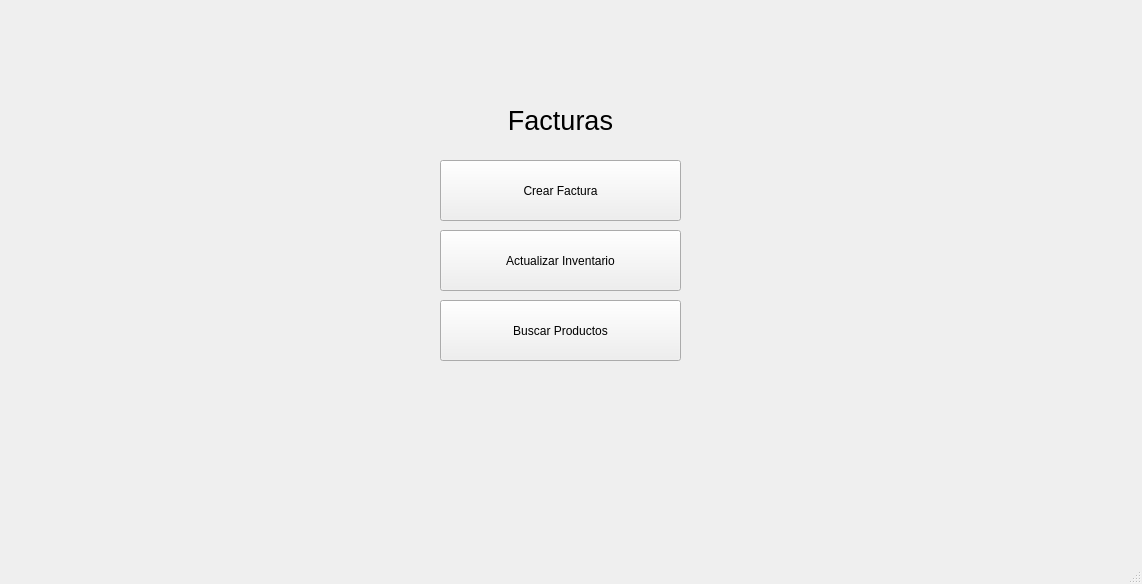
<?xml version="1.0" encoding="UTF-8"?>
<ui version="4.0">
 <class>MainWindow</class>
 <widget class="QMainWindow" name="MainWindow">
  <property name="geometry">
   <rect>
    <x>0</x>
    <y>0</y>
    <width>1142</width>
    <height>584</height>
   </rect>
  </property>
  <property name="windowTitle">
   <string>MainWindow</string>
  </property>
  <widget class="QWidget" name="centralwidget">
   <widget class="QStackedWidget" name="stackedWidget">
    <property name="geometry">
     <rect>
      <x>0</x>
      <y>0</y>
      <width>1141</width>
      <height>561</height>
     </rect>
    </property>
    <property name="currentIndex">
     <number>0</number>
    </property>
    <widget class="QWidget" name="main">
     <widget class="QLabel" name="label_title">
      <property name="geometry">
       <rect>
        <x>440</x>
        <y>90</y>
        <width>241</width>
        <height>61</height>
       </rect>
      </property>
      <property name="text">
       <string>&lt;!DOCTYPE HTML PUBLIC &quot;-//W3C//DTD HTML 4.0//EN&quot; &quot;http://www.w3.org/TR/REC-html40/strict.dtd&quot;&gt;
&lt;html&gt;&lt;head&gt;&lt;meta name=&quot;qrichtext&quot; content=&quot;1&quot; /&gt;&lt;style type=&quot;text/css&quot;&gt;
p, li { white-space: pre-wrap; }
&lt;/style&gt;&lt;/head&gt;&lt;body style=&quot; font-family:'Ubuntu Sans'; font-size:11pt; font-weight:400; font-style:normal;&quot;&gt;
&lt;p align=&quot;center&quot; style=&quot; margin-top:0px; margin-bottom:0px; margin-left:0px; margin-right:0px; -qt-block-indent:0; text-indent:0px;&quot;&gt;&lt;span style=&quot; font-size:20pt;&quot;&gt;Facturas&lt;/span&gt;&lt;/p&gt;&lt;/body&gt;&lt;/html&gt;</string>
      </property>
     </widget>
     <widget class="QLabel" name="background">
      <property name="geometry">
       <rect>
        <x>-10</x>
        <y>-30</y>
        <width>1161</width>
        <height>581</height>
       </rect>
      </property>
      <property name="text">
       <string>&lt;html&gt;&lt;head/&gt;&lt;body&gt;&lt;p&gt;&lt;img src=&quot;:/back/images/v960-ning-31.jpg&quot;/&gt;&lt;/p&gt;&lt;/body&gt;&lt;/html&gt;</string>
      </property>
     </widget>
     <widget class="QPushButton" name="button_newBill">
      <property name="geometry">
       <rect>
        <x>440</x>
        <y>160</y>
        <width>241</width>
        <height>61</height>
       </rect>
      </property>
      <property name="text">
       <string>Crear Factura</string>
      </property>
     </widget>
     <widget class="QPushButton" name="button_updateStock">
      <property name="geometry">
       <rect>
        <x>440</x>
        <y>230</y>
        <width>241</width>
        <height>61</height>
       </rect>
      </property>
      <property name="text">
       <string>Actualizar Inventario</string>
      </property>
     </widget>
     <widget class="QPushButton" name="button_searchItems">
      <property name="geometry">
       <rect>
        <x>440</x>
        <y>300</y>
        <width>241</width>
        <height>61</height>
       </rect>
      </property>
      <property name="text">
       <string>Buscar Productos</string>
      </property>
     </widget>
     <zorder>background</zorder>
     <zorder>label_title</zorder>
     <zorder>button_updateStock</zorder>
     <zorder>button_newBill</zorder>
     <zorder>button_searchItems</zorder>
    </widget>
    <widget class="QWidget" name="bills">
     <widget class="QLabel" name="background2">
      <property name="geometry">
       <rect>
        <x>0</x>
        <y>0</y>
        <width>1141</width>
        <height>541</height>
       </rect>
      </property>
      <property name="text">
       <string>&lt;html&gt;&lt;head/&gt;&lt;body&gt;&lt;p&gt;&lt;img src=&quot;:/back/images/v960-ning-31.jpg&quot;/&gt;&lt;/p&gt;&lt;/body&gt;&lt;/html&gt;</string>
      </property>
     </widget>
     <widget class="QPushButton" name="button_createBill">
      <property name="geometry">
       <rect>
        <x>940</x>
        <y>480</y>
        <width>181</width>
        <height>51</height>
       </rect>
      </property>
      <property name="text">
       <string>Crear Factura</string>
      </property>
     </widget>
     <widget class="QLabel" name="label_clientBill">
      <property name="geometry">
       <rect>
        <x>120</x>
        <y>0</y>
        <width>201</width>
        <height>21</height>
       </rect>
      </property>
      <property name="text">
       <string>Cliente</string>
      </property>
     </widget>
     <widget class="QLabel" name="label_idClientBill">
      <property name="geometry">
       <rect>
        <x>110</x>
        <y>50</y>
        <width>131</width>
        <height>21</height>
       </rect>
      </property>
      <property name="text">
       <string>CC o NIT</string>
      </property>
     </widget>
     <widget class="QLabel" name="label_idProdBill">
      <property name="geometry">
       <rect>
        <x>510</x>
        <y>50</y>
        <width>111</width>
        <height>21</height>
       </rect>
      </property>
      <property name="text">
       <string>ID Producto</string>
      </property>
     </widget>
     <widget class="QLabel" name="label_quantityBill">
      <property name="geometry">
       <rect>
        <x>510</x>
        <y>100</y>
        <width>111</width>
        <height>21</height>
       </rect>
      </property>
      <property name="text">
       <string>Cantidad</string>
      </property>
     </widget>
     <widget class="QLabel" name="label_emailBill">
      <property name="geometry">
       <rect>
        <x>110</x>
        <y>100</y>
        <width>131</width>
        <height>21</height>
       </rect>
      </property>
      <property name="text">
       <string>Correo</string>
      </property>
     </widget>
     <widget class="QPushButton" name="button_addProdBill">
      <property name="geometry">
       <rect>
        <x>940</x>
        <y>160</y>
        <width>181</width>
        <height>61</height>
       </rect>
      </property>
      <property name="text">
       <string>Agregar Producto</string>
      </property>
     </widget>
     <widget class="QTableWidget" name="tableBill">
      <property name="geometry">
       <rect>
        <x>10</x>
        <y>160</y>
        <width>911</width>
        <height>281</height>
       </rect>
      </property>
      <column>
       <property name="text">
        <string>ID Producto</string>
       </property>
      </column>
      <column>
       <property name="text">
        <string>Nombre de Producto</string>
       </property>
      </column>
      <column>
       <property name="text">
        <string>Cantidad</string>
       </property>
      </column>
      <column>
       <property name="text">
        <string>Precio</string>
       </property>
      </column>
      <column>
       <property name="text">
        <string>Subtotal</string>
       </property>
      </column>
     </widget>
     <widget class="QPushButton" name="button_deleteProdBill">
      <property name="geometry">
       <rect>
        <x>940</x>
        <y>230</y>
        <width>181</width>
        <height>61</height>
       </rect>
      </property>
      <property name="text">
       <string>Eliminar Ultimo Producto</string>
      </property>
     </widget>
     <widget class="QPushButton" name="button_backBill">
      <property name="geometry">
       <rect>
        <x>10</x>
        <y>10</y>
        <width>88</width>
        <height>27</height>
       </rect>
      </property>
      <property name="text">
       <string>Volver</string>
      </property>
     </widget>
     <widget class="QLineEdit" name="input_CCBill">
      <property name="geometry">
       <rect>
        <x>110</x>
        <y>70</y>
        <width>351</width>
        <height>27</height>
       </rect>
      </property>
     </widget>
     <widget class="QLineEdit" name="input_emailBill">
      <property name="geometry">
       <rect>
        <x>110</x>
        <y>120</y>
        <width>351</width>
        <height>27</height>
       </rect>
      </property>
     </widget>
     <widget class="QLineEdit" name="input_nameCLientBill">
      <property name="geometry">
       <rect>
        <x>110</x>
        <y>20</y>
        <width>351</width>
        <height>27</height>
       </rect>
      </property>
     </widget>
     <widget class="QLineEdit" name="input_idProdBill">
      <property name="geometry">
       <rect>
        <x>510</x>
        <y>70</y>
        <width>291</width>
        <height>27</height>
       </rect>
      </property>
     </widget>
     <widget class="QLineEdit" name="input_quantityBill">
      <property name="geometry">
       <rect>
        <x>510</x>
        <y>120</y>
        <width>101</width>
        <height>27</height>
       </rect>
      </property>
     </widget>
     <widget class="QLabel" name="label_numInvoice">
      <property name="geometry">
       <rect>
        <x>510</x>
        <y>10</y>
        <width>141</width>
        <height>31</height>
       </rect>
      </property>
      <property name="text">
       <string>Numero de Factura</string>
      </property>
     </widget>
     <widget class="QLabel" name="label_actualinvnum">
      <property name="geometry">
       <rect>
        <x>660</x>
        <y>10</y>
        <width>141</width>
        <height>31</height>
       </rect>
      </property>
      <property name="text">
       <string/>
      </property>
     </widget>
     <widget class="QPushButton" name="button_Stockbill">
      <property name="geometry">
       <rect>
        <x>10</x>
        <y>50</y>
        <width>88</width>
        <height>27</height>
       </rect>
      </property>
      <property name="text">
       <string>Inventario</string>
      </property>
     </widget>
     <widget class="QWidget" name="">
      <property name="geometry">
       <rect>
        <x>650</x>
        <y>490</y>
        <width>271</width>
        <height>32</height>
       </rect>
      </property>
      <layout class="QHBoxLayout" name="horizontalLayout">
       <item>
        <widget class="QLabel" name="label_TOTAL">
         <property name="font">
          <font>
           <pointsize>18</pointsize>
          </font>
         </property>
         <property name="text">
          <string>TOTAL:</string>
         </property>
        </widget>
       </item>
       <item>
        <widget class="QLabel" name="label">
         <property name="font">
          <font>
           <pointsize>18</pointsize>
           <weight>75</weight>
           <bold>true</bold>
          </font>
         </property>
         <property name="text">
          <string>$</string>
         </property>
         <property name="textFormat">
          <enum>Qt::AutoText</enum>
         </property>
         <property name="alignment">
          <set>Qt::AlignRight|Qt::AlignTrailing|Qt::AlignVCenter</set>
         </property>
        </widget>
       </item>
       <item>
        <widget class="QLabel" name="label_valTotRES">
         <property name="font">
          <font>
           <family>Ubuntu Mono</family>
           <pointsize>16</pointsize>
           <weight>75</weight>
           <bold>true</bold>
          </font>
         </property>
         <property name="text">
          <string/>
         </property>
        </widget>
       </item>
      </layout>
     </widget>
    </widget>
    <widget class="QWidget" name="search">
     <widget class="QLabel" name="background3">
      <property name="geometry">
       <rect>
        <x>0</x>
        <y>0</y>
        <width>1141</width>
        <height>551</height>
       </rect>
      </property>
      <property name="text">
       <string>&lt;html&gt;&lt;head/&gt;&lt;body&gt;&lt;p&gt;&lt;img src=&quot;:/back/images/v960-ning-31.jpg&quot;/&gt;&lt;/p&gt;&lt;/body&gt;&lt;/html&gt;</string>
      </property>
     </widget>
     <widget class="QPushButton" name="button_searchItemStock">
      <property name="geometry">
       <rect>
        <x>320</x>
        <y>90</y>
        <width>71</width>
        <height>41</height>
       </rect>
      </property>
      <property name="text">
       <string>Buscar</string>
      </property>
     </widget>
     <widget class="QLabel" name="label_searchItemStock">
      <property name="geometry">
       <rect>
        <x>20</x>
        <y>60</y>
        <width>251</width>
        <height>19</height>
       </rect>
      </property>
      <property name="text">
       <string>Ingrese codigo de producto</string>
      </property>
     </widget>
     <widget class="QTableWidget" name="table_searchItemStock">
      <property name="geometry">
       <rect>
        <x>20</x>
        <y>150</y>
        <width>1111</width>
        <height>321</height>
       </rect>
      </property>
      <column>
       <property name="text">
        <string>ID</string>
       </property>
      </column>
      <column>
       <property name="text">
        <string>Nombre de producto</string>
       </property>
      </column>
      <column>
       <property name="text">
        <string>Precio</string>
       </property>
      </column>
      <column>
       <property name="text">
        <string>Cantidad</string>
       </property>
      </column>
     </widget>
     <widget class="QPushButton" name="button_backStock">
      <property name="geometry">
       <rect>
        <x>20</x>
        <y>20</y>
        <width>88</width>
        <height>27</height>
       </rect>
      </property>
      <property name="text">
       <string>Volver</string>
      </property>
     </widget>
     <widget class="QLineEdit" name="input_searchStock">
      <property name="geometry">
       <rect>
        <x>20</x>
        <y>90</y>
        <width>281</width>
        <height>41</height>
       </rect>
      </property>
     </widget>
     <widget class="QPushButton" name="button_cleanStockTable">
      <property name="geometry">
       <rect>
        <x>1030</x>
        <y>90</y>
        <width>101</width>
        <height>41</height>
       </rect>
      </property>
      <property name="text">
       <string>Limpiar</string>
      </property>
     </widget>
     <widget class="QPushButton" name="button_BillStock">
      <property name="geometry">
       <rect>
        <x>130</x>
        <y>20</y>
        <width>88</width>
        <height>27</height>
       </rect>
      </property>
      <property name="text">
       <string>Factura</string>
      </property>
     </widget>
    </widget>
    <widget class="QWidget" name="add_update">
     <widget class="QLabel" name="label_2">
      <property name="geometry">
       <rect>
        <x>-10</x>
        <y>0</y>
        <width>1151</width>
        <height>551</height>
       </rect>
      </property>
      <property name="text">
       <string>&lt;html&gt;&lt;head/&gt;&lt;body&gt;&lt;p&gt;&lt;img src=&quot;:/back/images/v960-ning-31.jpg&quot;/&gt;&lt;/p&gt;&lt;/body&gt;&lt;/html&gt;</string>
      </property>
     </widget>
     <widget class="QPushButton" name="button_backSearch">
      <property name="geometry">
       <rect>
        <x>40</x>
        <y>30</y>
        <width>88</width>
        <height>27</height>
       </rect>
      </property>
      <property name="text">
       <string>Cancelar</string>
      </property>
     </widget>
     <widget class="QPushButton" name="button_addNewItem">
      <property name="geometry">
       <rect>
        <x>40</x>
        <y>250</y>
        <width>88</width>
        <height>27</height>
       </rect>
      </property>
      <property name="text">
       <string>Actualizar</string>
      </property>
     </widget>
     <widget class="QWidget" name="layoutWidget">
      <property name="geometry">
       <rect>
        <x>40</x>
        <y>100</y>
        <width>271</width>
        <height>131</height>
       </rect>
      </property>
      <layout class="QFormLayout" name="formLayout">
       <item row="0" column="0">
        <widget class="QLineEdit" name="input_idprodNewItem"/>
       </item>
       <item row="0" column="1">
        <widget class="QLabel" name="label_3">
         <property name="text">
          <string>ID PRODUCTO</string>
         </property>
        </widget>
       </item>
       <item row="1" column="0">
        <widget class="QLineEdit" name="input_quantityNewItem"/>
       </item>
       <item row="1" column="1">
        <widget class="QLabel" name="label_4">
         <property name="text">
          <string>CANTIDAD</string>
         </property>
        </widget>
       </item>
       <item row="2" column="0">
        <widget class="QLineEdit" name="input_priceNewItem"/>
       </item>
       <item row="2" column="1">
        <widget class="QLabel" name="label_5">
         <property name="text">
          <string>PRECIO</string>
         </property>
        </widget>
       </item>
       <item row="3" column="0">
        <widget class="QLineEdit" name="input_nameNewItem"/>
       </item>
       <item row="3" column="1">
        <widget class="QLabel" name="label_6">
         <property name="text">
          <string>NOMBRE</string>
         </property>
        </widget>
       </item>
      </layout>
     </widget>
    </widget>
   </widget>
  </widget>
  <widget class="QMenuBar" name="menubar">
   <property name="geometry">
    <rect>
     <x>0</x>
     <y>0</y>
     <width>1142</width>
     <height>24</height>
    </rect>
   </property>
  </widget>
  <widget class="QStatusBar" name="statusbar"/>
 </widget>
 <resources>
  <include location="Images.qrc"/>
 </resources>
 <connections/>
</ui>
